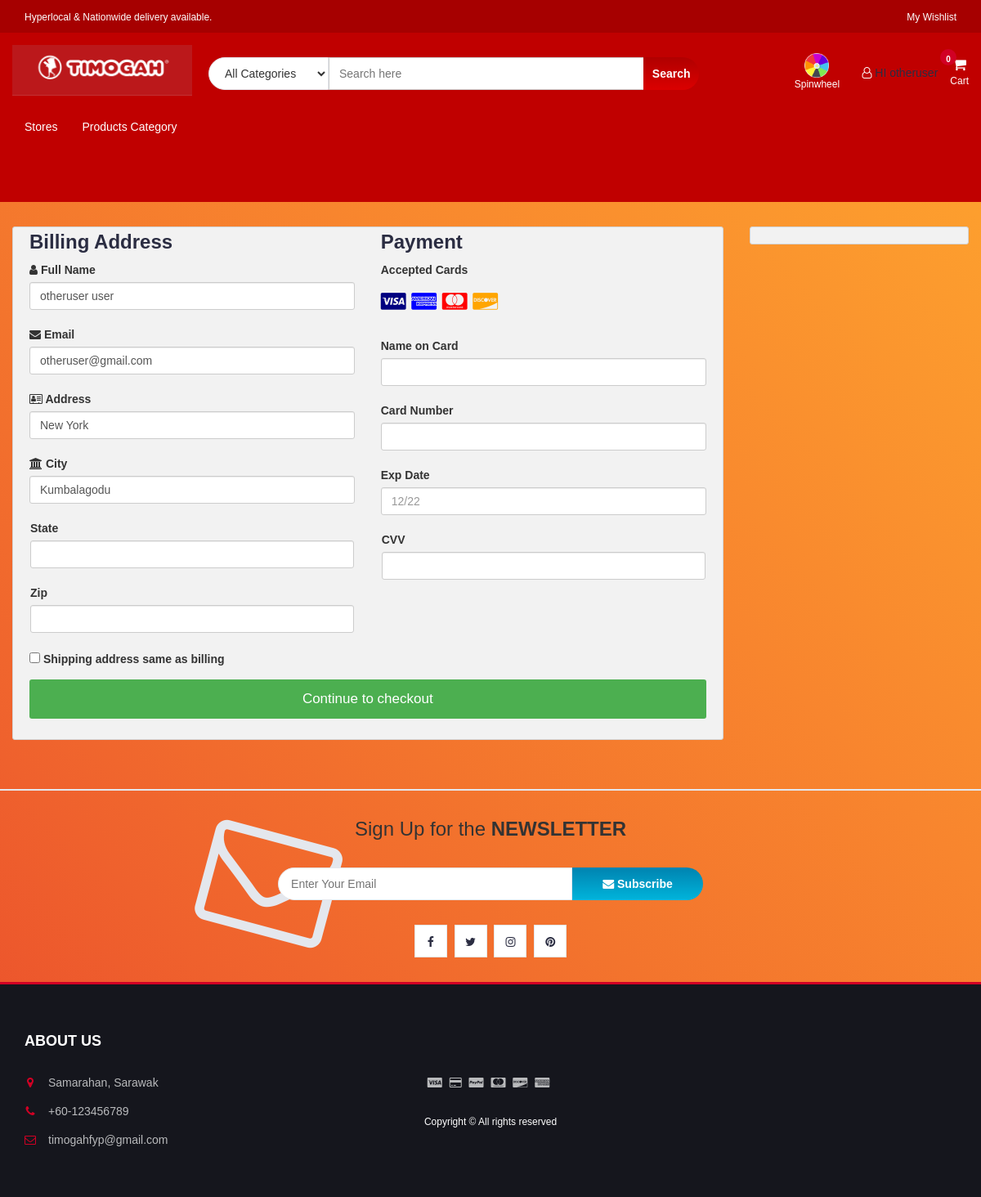
Screenshot of /checkout.php (signed in) with the database file from the repository.
### tables this page shows
CREATE TABLE `user_info` (
  `user_id` int(10) NOT NULL,
  `first_name` varchar(100) NOT NULL,
  `last_name` varchar(100) NOT NULL,
  `email` varchar(300) NOT NULL,
  `password` varchar(300) NOT NULL,
  `mobile` varchar(10) NOT NULL,
  `address1` varchar(300) NOT NULL,
  `address2` varchar(11) NOT NULL
);

### checkout.php (the view, shortened to what this page needs)
<?php
include "header.php";
?>
<section class="section">
	<div class="container-fluid">
		<div class="row-checkout">
		<?php
		if(isset($_SESSION["uid"])){
			$sql = "SELECT * FROM user_info WHERE user_id='$_SESSION[uid]'";
			$query = mysqli_query($con,$sql);
			$row=mysqli_fetch_array($query);
		echo'
			<div class="col-75">
				<div class="container-checkout">
				<form id="checkout_form" action="checkout_process.php" method="POST" class="was-validated">
					<div class="row-checkout">
					<div class="col-50">
						<h3>Billing Address</h3>
						<label for="fname"><i class="fa fa-user" ></i> Full Name</label>
						<input type="text" id="fname" class="form-control" name="firstname" pattern="^[a-zA-Z ]+$"  value="'.$row["first_name"].' '.$row["last_name"].'">
						<label for="email"><i class="fa fa-envelope"></i> Email</label>
						<input type="text" id="email" name="email" class="form-control" pattern="^[_a-z0-9-]+(\.[_a-z0-9-]+)*@[a-z0-9]+(\.[a-z]{2,4})$" value="'.$row["email"].'" required>
						<label for="adr"><i class="fa fa-address-card-o"></i> Address</label>
						<input type="text" id="adr" name="address" class="form-control" value="'.$row["address1"].'" required>
						<label for="city"><i class="fa fa-institution"></i> City</label>
						<input type="text" id="city" name="city" class="form-control" value="'.$row["address2"].'" pattern="^[a-zA-Z ]+$" required>
						<div class="row">
						<div class="col-50">
							<label for="state">State</label>
							<input type="text" id="state" name="state" class="form-control" pattern="^[a-zA-Z ]+$" required>
						</div>
						<div class="col-50">
							<label for="zip">Zip</label>
							<input type="text" id="zip" name="zip" class="form-control" pattern="^[0-9]{6}(?:-[0-9]{4})?$" required>
						</div>
						</div>
					</div>
					<div class="col-50">
						<h3>Payment</h3>
						<label for="fname">Accepted Cards</label>
						<div class="icon-container">
						<i class="fa fa-cc-visa" style="color:navy;"></i>
						<i class="fa fa-cc-amex" style="color:blue;"></i>
						<i class="fa fa-cc-mastercard" style="color:red;"></i>
						<i class="fa fa-cc-discover" style="color:orange;"></i>
						</div>
						<label for="cname">Name on Card</label>
						<input type="text" id="cname" name="cardname" class="form-control" pattern="^[a-zA-Z ]+$" required>
						<div class="form-group" id="card-number-field">
                        <label for="cardNumber">Card Number</label>
                        <input type="text" class="form-control" id="cardNumber" name="cardNumber" required>
                    </div>
						<label for="expdate">Exp Date</label>
						<input type="text" id="expdate" name="expdate" class="form-control" pattern="^((0[1-9])|(1[0-2]))\/(\d{2})$" placeholder="12/22"required>
						<div class="row">
						<div class="col-50">
							<div class="form-group CVV">
								<label for="cvv">CVV</label>
								<input type="text" class="form-control" name="cvv" id="cvv" required>
						</div>
						</div>
					</div>
					</div>
					</div>
					<label><input type="CHECKBOX" name="q" class="roomselect" value="conform" required> Shipping address same as billing
					</label>';
					$total=0;
					$total_count=$_POST['total_count'];
				echo'
				<input type="hidden" name="total_count" value="'.$total_count.'">
					<input type="hidden" name="total_price" value="'.$total.'">
					<input type="submit" id="submit" value="Continue to checkout" class="checkout-btn">
				</form>
				</div>
			</div>
			';
		}else{
			echo"<script>window.location.href = 'cart.php'</script>";
		}
		?>
			<div class="col-25">
				<div class="container-checkout">
				</div>
			</div>
		</div>
	</div>
</section>
		<div id="newsletter" class="section">
			<div class="container">
				<div class="row">
					<div class="col-md-12">
						<div class="newsletter">
							<p>Sign Up for the <strong>NEWSLETTER</strong></p>
							<form >
								<input class="input" type="email" placeholder="Enter Your Email">
								<button class="newsletter-btn"><i class="fa fa-envelope"></i> Subscribe</button>
							</form>
							<ul class="newsletter-follow">
								<li>
									<a href="#"><i class="fa fa-facebook"></i></a>
								</li>
								<li>
									<a href="#"><i class="fa fa-twitter"></i></a>
								</li>
								<li>
									<a href="#"><i class="fa fa-instagram"></i></a>
								</li>
								<li>
									<a href="#"><i class="fa fa-pinterest"></i></a>
								</li>
							</ul>
						</div>
					</div>
				</div>
			</div>
		</div>
<?php
include "footer.php";
?>

### css/style.css (style rules this page uses)
body { font-family: 'Montserrat', sans-serif; font-weight: 400; background-image: linear-gradient(-134deg, #FFA62E 0%, #FB962E 20%, #F8852E 40%, #F3742D 60%, #EF612D 80%, #EA4D2C 100%); }
h1, h2, h3, h4, h5, h6 { color: #2B2D42; font-weight: 700; margin: 0 0 10px; }
a { color: #2B2D42; font-weight: 500; -webkit-transition: 0.2s color; transition: 0.2s color; }
ul, ol { margin: 0; padding: 0; list-style: none }
.input { height: 40px; padding: 0px 15px; border: 1px solid #E4E7ED; background-color: #FFF; width: 100%; }
.section { padding-top: 30px; padding-bottom: 30px; }
* { box-sizing: border-box }
body { font-family: Arial, Helvetica, sans-serif; margin: 0 }
#newsletter.section { border-top: 2px solid #E4E7ED; border-bottom: 3px solid #D10024; margin-top: 30px; }
.newsletter { text-align: center; }
.newsletter p { font-size: 24px; }
.newsletter form { position: relative; max-width: 520px; margin: 30px auto; }
.newsletter form:after { content: "\f003"; font-family: FontAwesome; position: absolute; font-size: 160px; color: #E4E7ED; top: 15px; -webkit-transform: translateY(-50%) rotate(15deg); -ms-transform: translateY(-50%) rotate(15deg); transform: translateY(-50%) rotate(15deg); z-index: -1; left: -90px; }
.newsletter form .input { width: calc(100% - 160px); margin-right: -4px; border-radius: 40px 0px 0px 40px; }
.newsletter form .newsletter-btn { width: 160px; height: 40px; font-weight: 700; background: #00B4DB; background: -webkit-linear-gradient(to bottom, #0083B0, #00B4DB); background: linear-gradient(to bottom, #0083B0, #00B4DB); color: #FFF; border: none; border-radius: 0px 40px 40px 0px; }
.newsletter .newsletter-follow { text-align: center; }
.newsletter .newsletter-follow li { display: inline-block; margin-right: 5px; }
.newsletter .newsletter-follow li:last-child { margin-right: 0px; }
.newsletter .newsletter-follow li a { position: relative; display: block; width: 40px; height: 40px; text-align: center; line-height: 40px; border: 1px solid #E4E7ED; background-color: #FFF; -webkit-transition: 0.2s all; transition: 0.2s all; }

### checkout.php (style rules this page uses)
.row-checkout { display: -ms-flexbox; display: flex; -ms-flex-wrap: wrap; flex-wrap: wrap; margin: 0 -16px; }
.col-25 { -ms-flex: 25%; flex: 25%; }
.col-50 { -ms-flex: 50%; flex: 50%; }
.col-75 { -ms-flex: 75%; flex: 75%; }
.col-25, .col-50, .col-75 { padding: 0 16px; }
.container-checkout { background-color: #f2f2f2; padding: 5px 20px 15px 20px; border: 1px solid lightgrey; border-radius: 3px; }
input[type=text] { width: 100%; margin-bottom: 20px; padding: 12px; border: 1px solid #ccc; border-radius: 3px; }
label { margin-bottom: 10px; display: block; }
.icon-container { margin-bottom: 20px; padding: 7px 0; font-size: 24px; }
.checkout-btn { background-color: #4CAF50; color: white; padding: 12px; margin: 10px 0; border: none; width: 100%; border-radius: 3px; cursor: pointer; font-size: 17px; }

### rows the page displays
user_info: firstname "otheruser user", email "otheruser@gmail.com", address "New York", city "Kumbalagodu"
